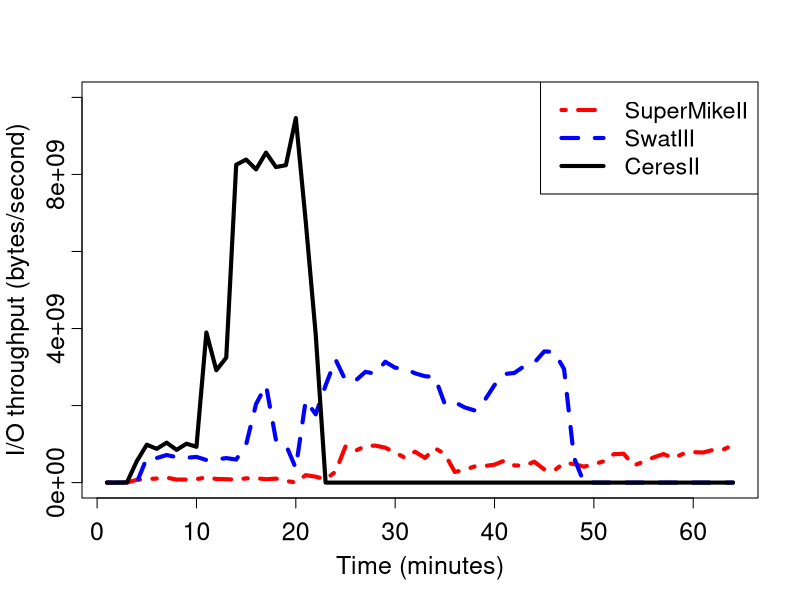

Write R code to recreate this figure.
#Where the file is saved
pdf("/Users/arghyakusumdas/Documents/MyGitProjects/MyIeeeAccessPaper/IEEEtran/IEEEtran/Figures/SystemFigures/WordCountIO.pdf", family="Times")

#Read data from CSV
data <- read.csv(file="WordCountIO.csv",head=FALSE,sep=",")

x <- 1:length(data$V1)

lt <- c(4,2,1)

plot(x, data$V1, type='l', col='red', lwd=4, lty=lt[1], ann=F, xaxt='n', yaxt='n', ylim=c(0,10000000000))
lines(x, data$V2, col='blue', lwd=4, lty=lt[2])
lines(x, data$V3, col='black', lwd=4, lty=lt[3])
axis(1, cex.axis=1.5, padj=.35)
axis(2,cex.axis=1.5, padj=.35)
title(xlab="Time (minutes)", cex.lab=1.5)
title(ylab="I/O throughput (bytes/second)", cex.lab=1.5, mgp=c(2.7,1,1))

legend("topright", c("SuperMikeII", "SwatIII", "CeresII"), col=c("red","blue","black"), lwd=c(4,4), lty=lt, cex = 1.4)

dev.off()




#TeraSortIPS=default
#WordCountIPS=default
#BombusGrConsIPS=5000000000
#BombusGrSimpIPS=default


#TeraSortIO=10000000000
#WordCountIO=10000000000
#BombusGrConsIO=5000000000
#BombusGrSimpIO=2000000000
